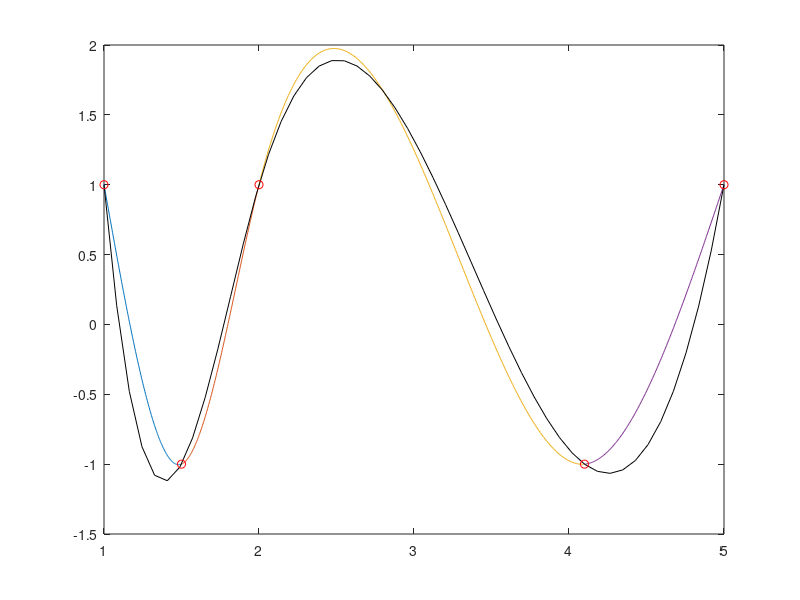

MATLAB code for this plot:
clear
clc
x=[1 1.5 2 4.1 5];
y=[1 -1 1 -1 1];
x=x';
y=y';
n=5;
f=zeros(4*(n-1),1);
f(1,1)=y(1,1);
% for i=1:3;
% f(i+1,1)=y(i+1);
% end
f=[1;-1;-1;1;1;-1;-1;1;0;0;0;0;0;0;0;0];
for i=1:n-1;
% A(i,1)=sh(i,1);
A(2*i-1,4*i-3)=1 ;
A(2*i-1,4*i-2)=x(i,1) ;
A(2*i-1,4*i-1)=x(i,1)^(2) ;
A(2*i-1,4*i)=x(i,1)^(3);
A(2*i,4*i-3)=1 ;
A(2*i,4*i-2)=x(i+1,1) ;
A(2*i,4*i-1)=x(i+1,1)^(2) ;
A(2*i,4*i)=x(i+1,1)^(3);
end

bv=n-3;

for i=2*(n-1)+1:2*(n-1)+3;
A(i,4*(i-8)-2)=1;
A(i,4*(i-8)-1)=2*(x(i-7));
A(i,4*(i-8))=3*(x(i-7))^(2);
A(i,4*(i-8)+2)=-1;
A(i,4*(i-8)+3)=-2*(x(i-7));
A(i,4*(i-8)+4)=-3*(x(i-7))^(2);
end
for i=2*(n-1)+4:2*(n-1)+6;
A(i,4*(i-11)-1)=2;
A(i,4*(i-11))=6*(x(i-10));
A(i,4*(i-11)+3)=-2;
A(i,4*(i-11)+4)=-6*(x(i-10));
end

for i=4*(n-1)-1;
A(i,3)=2;
A(i,4)=6*(x(1));
end
for i=4*(n-1);
A(i,i-1)=2;
A(i,i)=6*(x(5));
end
T=inv(A)*f;

xx1=linspace(1,1.5,200);
xx1=xx1';
for i=1:200;
j1(i,1)=T(1,1)+T(2,1)*xx1(i,1)+T(3,1)*xx1(i,1)^(2)+T(4,1)*xx1(i,1)^(3);
end
xx2=linspace(1.5,2,200);
xx2=xx2';
for i=1:200;
j2(i,1)=T(5,1)+T(6,1)*xx2(i,1)+T(7,1)*xx2(i,1)^(2)+T(8,1)*xx2(i,1)^(3);
end
xx3=linspace(2,4.1,200);
xx3=xx3';
for i=1:200;
j3(i,1)=T(9,1)+T(10,1)*xx3(i,1)+T(11,1)*xx3(i,1)^(2)+T(12,1)*xx3(i,1)^(3);
end
xx4=linspace(4.1,5,200);
xx4=xx4';
for i=1:200;
j4(i,1)=T(13,1)+T(14,1)*xx4(i,1)+T(15,1)*xx4(i,1)^(2)+T(16,1)*xx4(i,1)^(3);
end


j1=j1';
j2=j2';
% for i=1:200
%     if j3(i,1)>0;
%         j3(i,1)=0;
% %     end
% end
j3=j3';
j4=j4';
plot(xx1,j1);hold on;
plot(xx2,j2);hold on;
plot(xx3,j3);hold on;
plot(xx4,j4);hold on;
xx=linspace(1,5,50);



plot(xx,csapi(x,y,xx),'k-',x,y,'ro');


